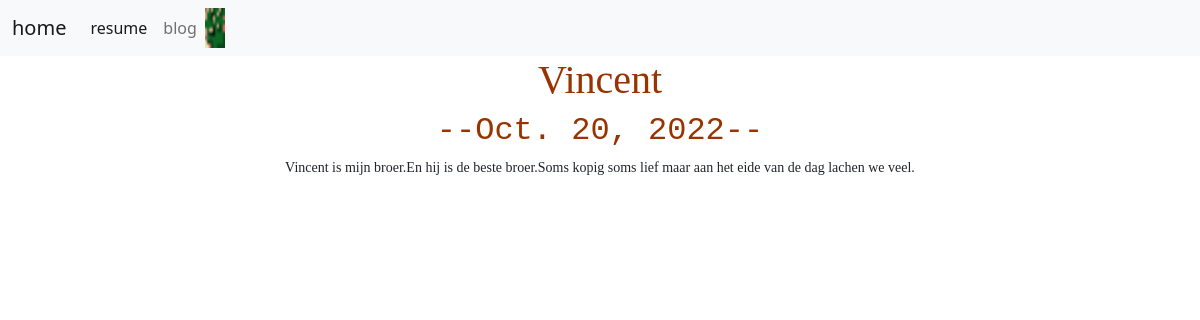
/blog/5/, run on the app's committed database.
### blog/models.py (models this page shows, shortened)
class ProjectBlog(models.Model):
    title = models.TextField(max_length=50)
    date = models.DateField(blank=True,max_length=20)
    desc = models.CharField(blank=True,max_length=1000)

### blog/views.py (the view)
# urls.py: path('<int:blog_id>/', views.detail, name='detail'),
def detail(request,blog_id):
    blog = get_object_or_404(ProjectBlog,pk=blog_id)
    return render(request, 'blog/detail.html',{'blog':blog})

### blog/templates/blog/detail.html
{% extends 'porfolio/base.html' %}
{% load static %}
{%  block 'content' %}
  <h1 style="color: #993300;">{{  blog.title  }}</h1>
  <h2 style="color: #993300;">--{{  blog.date  }}--</h2>
  <p>{{   blog.desc|safe  }}</p>
  {%  endblock  %}

### porfolio/static/porfolio/custom.css (style rules this page uses)
* { text-align: center }
h1 { margin-top: 50px; font-family: Papyrus, fantasy; font-size: 24px; font-style: normal; font-variant: normal; font-weight: 700; line-height: 26.4px; }
h2 { margin-top: 50px; font-family: Lucida Sans Typewriter,Lucida Console,monaco,Bitstream Vera Sans Mono,monospace; }
p { margin-top: 50px; font-family: Papyrus, fantasy; font-size: 14px; font-style: normal; font-variant: normal; font-weight: 400; line-height: 20px; }

### data on the page
ProjectBlog: title "Vincent", date "Oct. 20, 2022", desc "Vincent is mijn broer.En hij is de beste broer.Soms kopig soms lief maar aan het eide van de dag lachen we veel."
